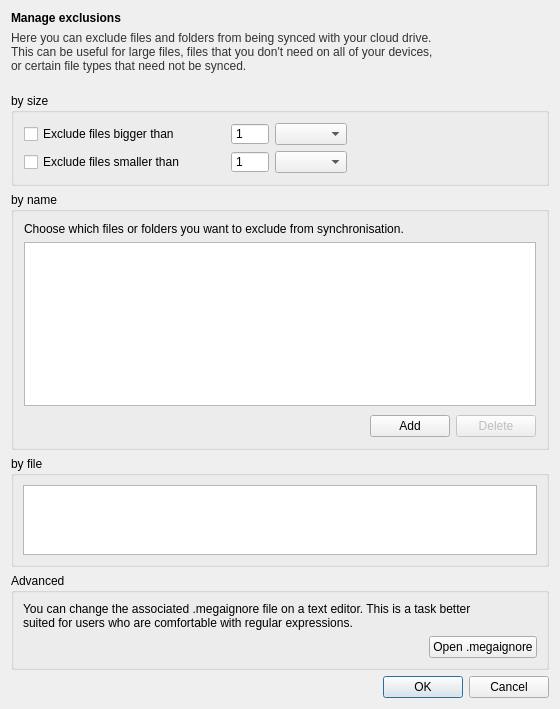
<?xml version="1.0" encoding="UTF-8"?>
<ui version="4.0">
 <class>IgnoresEditingDialog</class>
 <widget class="QDialog" name="IgnoresEditingDialog">
  <property name="geometry">
   <rect>
    <x>0</x>
    <y>0</y>
    <width>560</width>
    <height>709</height>
   </rect>
  </property>
  <property name="windowTitle">
   <string>Edit exclusions</string>
  </property>
  <layout class="QVBoxLayout" name="verticalLayout">
   <item>
    <widget class="QLabel" name="label_2">
     <property name="font">
      <font>
       <bold>true</bold>
      </font>
     </property>
     <property name="text">
      <string>Manage exclusions</string>
     </property>
    </widget>
   </item>
   <item>
    <widget class="QLabel" name="label">
     <property name="styleSheet">
      <string notr="true">QLabel
{ color: #303233 }</string>
     </property>
     <property name="text">
      <string>Here you can exclude files and folders from being synced with your cloud drive.
This can be useful for large files, files that you don't need on all of your devices,
or certain file types that need not be synced.
</string>
     </property>
    </widget>
   </item>
   <item>
    <widget class="QGroupBox" name="gExcludeBySize">
     <property name="styleSheet">
      <string notr="true">QLabel
{color: rgba(48, 50, 51, 0.75) }</string>
     </property>
     <property name="title">
      <string>by size</string>
     </property>
     <layout class="QGridLayout" name="gridLayout">
      <property name="leftMargin">
       <number>10</number>
      </property>
      <property name="topMargin">
       <number>10</number>
      </property>
      <property name="rightMargin">
       <number>10</number>
      </property>
      <property name="bottomMargin">
       <number>10</number>
      </property>
      <item row="1" column="0">
       <widget class="QCheckBox" name="cExcludeLowerThan">
        <property name="text">
         <string>Exclude files smaller than</string>
        </property>
       </widget>
      </item>
      <item row="1" column="1">
       <spacer name="horizontalSpacer_24">
        <property name="orientation">
         <enum>Qt::Horizontal</enum>
        </property>
        <property name="sizeType">
         <enum>QSizePolicy::Fixed</enum>
        </property>
        <property name="sizeHint" stdset="0">
         <size>
          <width>40</width>
          <height>0</height>
         </size>
        </property>
       </spacer>
      </item>
      <item row="0" column="2">
       <widget class="QSpinBox" name="eUpperThan">
        <property name="buttonSymbols">
         <enum>QAbstractSpinBox::NoButtons</enum>
        </property>
        <property name="minimum">
         <number>1</number>
        </property>
        <property name="maximum">
         <number>9999</number>
        </property>
       </widget>
      </item>
      <item row="0" column="4">
       <spacer name="horizontalSpacer_21">
        <property name="orientation">
         <enum>Qt::Horizontal</enum>
        </property>
        <property name="sizeHint" stdset="0">
         <size>
          <width>40</width>
          <height>20</height>
         </size>
        </property>
       </spacer>
      </item>
      <item row="1" column="2">
       <widget class="QSpinBox" name="eLowerThan">
        <property name="buttonSymbols">
         <enum>QAbstractSpinBox::NoButtons</enum>
        </property>
        <property name="minimum">
         <number>1</number>
        </property>
        <property name="maximum">
         <number>9999</number>
        </property>
       </widget>
      </item>
      <item row="1" column="3">
       <widget class="QComboBox" name="cbExcludeLowerUnit"/>
      </item>
      <item row="0" column="1">
       <spacer name="horizontalSpacer_23">
        <property name="orientation">
         <enum>Qt::Horizontal</enum>
        </property>
        <property name="sizeType">
         <enum>QSizePolicy::Fixed</enum>
        </property>
        <property name="sizeHint" stdset="0">
         <size>
          <width>40</width>
          <height>0</height>
         </size>
        </property>
       </spacer>
      </item>
      <item row="0" column="3">
       <widget class="QComboBox" name="cbExcludeUpperUnit"/>
      </item>
      <item row="0" column="0">
       <widget class="QCheckBox" name="cExcludeUpperThan">
        <property name="text">
         <string>Exclude files bigger than</string>
        </property>
       </widget>
      </item>
      <item row="1" column="4">
       <spacer name="horizontalSpacer_22">
        <property name="orientation">
         <enum>Qt::Horizontal</enum>
        </property>
        <property name="sizeHint" stdset="0">
         <size>
          <width>40</width>
          <height>20</height>
         </size>
        </property>
       </spacer>
      </item>
     </layout>
    </widget>
   </item>
   <item>
    <widget class="QGroupBox" name="gExcludeByName">
     <property name="sizePolicy">
      <sizepolicy hsizetype="Preferred" vsizetype="Expanding">
       <horstretch>0</horstretch>
       <verstretch>0</verstretch>
      </sizepolicy>
     </property>
     <property name="title">
      <string>by name</string>
     </property>
     <property name="flat">
      <bool>false</bool>
     </property>
     <layout class="QVBoxLayout" name="gExcludeByNameLayout">
      <property name="leftMargin">
       <number>10</number>
      </property>
      <property name="topMargin">
       <number>10</number>
      </property>
      <property name="rightMargin">
       <number>10</number>
      </property>
      <property name="bottomMargin">
       <number>10</number>
      </property>
      <item>
       <widget class="QLabel" name="lChooseText">
        <property name="text">
         <string>Choose which files or folders you want to exclude from synchronisation.</string>
        </property>
       </widget>
      </item>
      <item>
       <widget class="QListWidget" name="lExcludedNames">
        <property name="sizePolicy">
         <sizepolicy hsizetype="Preferred" vsizetype="Preferred">
          <horstretch>0</horstretch>
          <verstretch>0</verstretch>
         </sizepolicy>
        </property>
        <property name="minimumSize">
         <size>
          <width>0</width>
          <height>104</height>
         </size>
        </property>
        <property name="styleSheet">
         <string notr="true">QListWidget::item::selected
{
background-color: rgba(0,120,215,0.8);
color:white;
}</string>
        </property>
        <property name="selectionMode">
         <enum>QAbstractItemView::ExtendedSelection</enum>
        </property>
        <property name="resizeMode">
         <enum>QListView::Adjust</enum>
        </property>
        <property name="selectionRectVisible">
         <bool>false</bool>
        </property>
       </widget>
      </item>
      <item>
       <widget class="QWidget" name="excludeButtonsContainer" native="true">
        <layout class="QHBoxLayout" name="horizontalLayout_10">
         <property name="leftMargin">
          <number>0</number>
         </property>
         <property name="topMargin">
          <number>3</number>
         </property>
         <property name="rightMargin">
          <number>0</number>
         </property>
         <property name="bottomMargin">
          <number>0</number>
         </property>
         <item>
          <spacer name="horizontalSpacer_3">
           <property name="orientation">
            <enum>Qt::Horizontal</enum>
           </property>
           <property name="sizeHint" stdset="0">
            <size>
             <width>40</width>
             <height>20</height>
            </size>
           </property>
          </spacer>
         </item>
         <item>
          <widget class="QPushButton" name="bAddName">
           <property name="text">
            <string>Add</string>
           </property>
           <property name="autoDefault">
            <bool>false</bool>
           </property>
          </widget>
         </item>
         <item>
          <widget class="QPushButton" name="bDeleteName">
           <property name="enabled">
            <bool>false</bool>
           </property>
           <property name="text">
            <string>Delete</string>
           </property>
           <property name="autoDefault">
            <bool>false</bool>
           </property>
          </widget>
         </item>
        </layout>
       </widget>
      </item>
     </layout>
    </widget>
   </item>
   <item>
    <widget class="QGroupBox" name="gExcludeByType">
     <property name="title">
      <string>by file</string>
     </property>
     <layout class="QVBoxLayout" name="verticalLayout_2">
      <item>
       <widget class="QPlainTextEdit" name="tExcludeExtensions">
        <property name="maximumSize">
         <size>
          <width>16777215</width>
          <height>78</height>
         </size>
        </property>
       </widget>
      </item>
     </layout>
    </widget>
   </item>
   <item>
    <widget class="QGroupBox" name="gExcludeByType_2">
     <property name="title">
      <string>Advanced</string>
     </property>
     <layout class="QVBoxLayout" name="verticalLayout_3">
      <item>
       <widget class="QLabel" name="label_3">
        <property name="text">
         <string>You can change the associated .megaignore file on a text editor. This is a task better
suited for users who are comfortable with regular expressions.</string>
        </property>
       </widget>
      </item>
      <item>
       <layout class="QHBoxLayout" name="horizontalLayout">
        <item>
         <spacer name="horizontalSpacer">
          <property name="orientation">
           <enum>Qt::Horizontal</enum>
          </property>
          <property name="sizeHint" stdset="0">
           <size>
            <width>40</width>
            <height>20</height>
           </size>
          </property>
         </spacer>
        </item>
        <item>
         <widget class="QPushButton" name="bOpenMegaIgnore">
          <property name="text">
           <string>Open .megaignore</string>
          </property>
         </widget>
        </item>
       </layout>
      </item>
     </layout>
    </widget>
   </item>
   <item>
    <widget class="QDialogButtonBox" name="buttonBox">
     <property name="standardButtons">
      <set>QDialogButtonBox::Cancel|QDialogButtonBox::Ok</set>
     </property>
    </widget>
   </item>
  </layout>
 </widget>
 <resources/>
 <connections/>
</ui>
